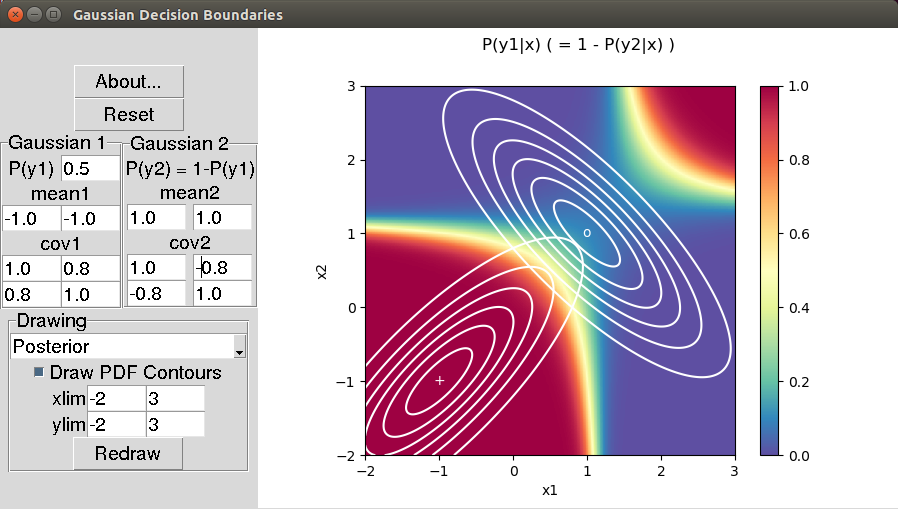

Write Python code to recreate this figure.
#!/usr/bin/env python
# GaussianDecisionBoundaries.py
#
# Draws the decision boundary between two Gaussian distributions according to
# the Maximum a Posteriori criterium. You can change the a priori probabilities,
# the mean vectors and covariance matrices. You can also show the difference
# between the two Probability Densidty Functions (PDFs) and display contours
# of the original PDFs.
#
# Copyright (C) 2017-2018 Giampiero Salvi <giampi@kth.se>
#
#    This program is free software: you can redistribute it and/or modify
#    it under the terms of the GNU General Public License as published by
#    the Free Software Foundation, either version 3 of the License, or
#    (at your option) any later version.
#
#    This program is distributed in the hope that it will be useful,
#    but WITHOUT ANY WARRANTY; without even the implied warranty of
#    MERCHANTABILITY or FITNESS FOR A PARTICULAR PURPOSE.  See the
#    GNU General Public License for more details.
#
#    You should have received a copy of the GNU General Public License
#    along with this program.  If not, see <http://www.gnu.org/licenses/>.
import tkinter as tk
import tkinter.ttk as ttk
from tkinter import font
import numpy as np
import matplotlib.pyplot as plt
from scipy.stats import multivariate_normal
from matplotlib.backends.backend_tkagg import FigureCanvasTkAgg
from matplotlib.colors import LogNorm
from tkinter import messagebox
#import matplotlib.backends.backend_tkagg as tkagg

class GaussianDecisionBoundaries(ttk.Frame):
   def __init__(self, parent):
      ttk.Frame.__init__(self, parent)
      self.parent = parent
      # Gaussian distribution parameters
      self.p1 = tk.StringVar()
      self.mu1x = tk.StringVar()
      self.mu1y = tk.StringVar()
      self.s1x = tk.StringVar()
      self.s1y = tk.StringVar()
      self.s1xy = tk.StringVar()
      self.p2 = tk.StringVar()
      self.mu2x = tk.StringVar()
      self.mu2y = tk.StringVar()
      self.s2x = tk.StringVar()
      self.s2y = tk.StringVar()
      self.s2xy = tk.StringVar()
      # drawing parameters
      self.drawType = tk.StringVar()
      self.drawPDFContour = tk.BooleanVar()
      self.xmin = tk.StringVar()
      self.xmax = tk.StringVar()
      self.ymin = tk.StringVar()
      self.ymax = tk.StringVar()
      # initialize parameters
      self.set_defaults()
      # initialize user interface
      self.initUI()

   # set default values
   def set_defaults(self):
      self.p1.set('0.5')
      self.mu1x.set('-1.0')
      self.mu1y.set('-1.0')
      self.s1x.set('1.0')
      self.s1y.set('1.0')
      self.s1xy.set('0.0')
      self.p2.set('0.5')
      self.mu2x.set('1.0')
      self.mu2y.set('1.0')
      self.s2x.set('1.0')
      self.s2y.set('1.0')
      self.s2xy.set('0.0')
      self.drawType.set('Decision Boundary')
      self.drawPDFContour.set(True)
      self.xmin.set("-1.5")
      self.xmax.set("1.5")
      self.ymin.set("-1.5")
      self.ymax.set("1.5")

   def initUI(self):
      # set default font size
      defaultFont = font.nametofont("TkDefaultFont")
      defaultFont.configure(family="helvetica", size=14)
      # create control widgets
      entryWidth=5
      controlFrame = ttk.Frame(self.parent)
      gaussianParameterFrame = ttk.Frame(controlFrame)
      gaussian1ParameterFrame = ttk.LabelFrame(gaussianParameterFrame, text='Gaussian 1')
      e = dict()
      e['p1W'] = ttk.Entry(gaussian1ParameterFrame, textvariable=self.p1, width=entryWidth, font=defaultFont)
      e['mu1xW'] = ttk.Entry(gaussian1ParameterFrame, textvariable=self.mu1x, width=entryWidth, font=defaultFont)
      e['mu1yW'] = ttk.Entry(gaussian1ParameterFrame, textvariable=self.mu1y, width=entryWidth, font=defaultFont)
      e['s1xW'] = ttk.Entry(gaussian1ParameterFrame, textvariable=self.s1x, width=entryWidth, font=defaultFont)
      e['s1yW'] = ttk.Entry(gaussian1ParameterFrame, textvariable=self.s1y, width=entryWidth, font=defaultFont)
      e['s1xyW'] = ttk.Entry(gaussian1ParameterFrame, textvariable=self.s1xy, width=entryWidth, font=defaultFont)
      e['s1yxW'] = ttk.Entry(gaussian1ParameterFrame, textvariable=self.s1xy, width=entryWidth, font=defaultFont)
      gaussian2ParameterFrame = ttk.LabelFrame(gaussianParameterFrame, text='Gaussian 2')
      e['p2W'] = ttk.Label(gaussian2ParameterFrame, text='1-P(y1)')
      e['mu2xW'] = ttk.Entry(gaussian2ParameterFrame, textvariable=self.mu2x, width=entryWidth, font=defaultFont)
      e['mu2yW'] = ttk.Entry(gaussian2ParameterFrame, textvariable=self.mu2y, width=entryWidth, font=defaultFont)
      e['s2xW'] = ttk.Entry(gaussian2ParameterFrame, textvariable=self.s2x, width=entryWidth, font=defaultFont)
      e['s2yW'] = ttk.Entry(gaussian2ParameterFrame, textvariable=self.s2y, width=entryWidth, font=defaultFont)
      e['s2xyW'] = ttk.Entry(gaussian2ParameterFrame, textvariable=self.s2xy, width=entryWidth, font=defaultFont)
      e['s2yxW'] = ttk.Entry(gaussian2ParameterFrame, textvariable=self.s2xy, width=entryWidth, font=defaultFont)
      drawingControlFrame = ttk.LabelFrame(controlFrame, text='Drawing')
      drawTypeW = ttk.Combobox(drawingControlFrame, textvariable=self.drawType, font=defaultFont, postcommand=self.redraw)
      drawTypeW['values'] = ('Decision Boundary', 'Posterior', 'Scaled Posterior difference', 'Log-likelihood ratio')
      drawPDFContourW = ttk.Checkbutton(drawingControlFrame, text="Draw PDF Contours", variable=self.drawPDFContour, command=self.redraw)
      xlimFrame = ttk.Frame(drawingControlFrame)
      xlimL = ttk.Label(xlimFrame, text='xlim')
      e['xminW'] = ttk.Entry(xlimFrame, textvariable=self.xmin, width=entryWidth, font=defaultFont)
      e['xmaxW'] = ttk.Entry(xlimFrame, textvariable=self.xmax, width=entryWidth, font=defaultFont)
      ylimFrame = ttk.Frame(drawingControlFrame)
      ylimL = ttk.Label(ylimFrame, text='ylim')
      e['yminW'] = ttk.Entry(ylimFrame, textvariable=self.ymin, width=entryWidth, font=defaultFont)
      e['ymaxW'] = ttk.Entry(ylimFrame, textvariable=self.ymax, width=entryWidth, font=defaultFont)
      redrawButton = ttk.Button(drawingControlFrame, text="Redraw", command=self.redraw)
      aboutButton = ttk.Button(controlFrame, text="About...", command=self.about)
      resetButton = ttk.Button(controlFrame, text="Reset", command=self.set_defaults)
      # bindings
      for key in e.keys():
         e[key].bind('<Return>', self.redraw)
      drawTypeW.bind("<<ComboboxSelected>>", self.redraw)
      # place widgets within gaussian1ParameterFrame
      p1L = ttk.Label(gaussian1ParameterFrame, text='P(y1)')
      p1L.grid(row=0, column=0)
      e['p1W'].grid(row=0, column=1)
      mu1L = ttk.Label(gaussian1ParameterFrame, text='mean1')
      mu1L.grid(row=1, column=0, columnspan=2)
      e['mu1xW'].grid(row=2, column=0)
      e['mu1yW'].grid(row=2, column=1)
      s1L = ttk.Label(gaussian1ParameterFrame, text='cov1')
      s1L.grid(row=3, column=0, columnspan=2)
      e['s1xW'].grid(row=4, column=0)
      e['s1xyW'].grid(row=4, column=1)
      e['s1yxW'].grid(row=5, column=0)
      e['s1yW'].grid(row=5, column=1)
      # place widgets within gaussian2ParameterFrame
      p2L = ttk.Label(gaussian2ParameterFrame, text='P(y2) = 1-P(y1)')
      p2L.grid(row=0, column=0, columnspan=2)
      mu2L = ttk.Label(gaussian2ParameterFrame, text='mean2')
      mu2L.grid(row=1, column=0, columnspan=2)
      e['mu2xW'].grid(row=2, column=0)
      e['mu2yW'].grid(row=2, column=1)
      s2L = ttk.Label(gaussian2ParameterFrame, text='cov2')
      s2L.grid(row=3, column=0, columnspan=2)
      e['s2xW'].grid(row=4, column=0)
      e['s2xyW'].grid(row=4, column=1)
      e['s2yxW'].grid(row=5, column=0)
      e['s2yW'].grid(row=5, column=1)
      # place widgets within drawing frame
      drawTypeW.pack(side="top")
      drawPDFContourW.pack(side="top")
      xlimL.pack(side="left")
      e['xminW'].pack(side="left")
      e['xmaxW'].pack(side="left")
      xlimFrame.pack(side="top")
      ylimL.pack(side="left")
      e['yminW'].pack(side="left")
      e['ymaxW'].pack(side="left")
      ylimFrame.pack(side="top")
      redrawButton.pack(side="top")
      # place Gaussian frames within gaussianParameterFrame
      gaussian1ParameterFrame.pack(side="left")
      gaussian2ParameterFrame.pack(side="left")
      # place gfame and drawing frame within controlFrame
      aboutButton.pack(side="top")
      resetButton.pack(side="top")
      gaussianParameterFrame.pack(side="top")
      drawingControlFrame.pack(side="top")
      controlFrame.pack(side="left")
      # define drawing frame
      drawingFrame = tk.Frame(self.parent)
      self.fig = plt.Figure()
      self.canvas = FigureCanvasTkAgg(self.fig, master=self.parent)
      #tkagg.NavigationToolbar2TkAgg(canvas, root)
      self.canvas.draw()
      self.canvas.get_tk_widget().pack(side='top', fill='both', expand=1)
      drawingFrame.pack()
      self.redraw()
      
   def about(self):
      aboutText = "GaussianDecisionBoundaries.py\n\n(C) 2017-2018 Giampiero Salvi\n\nDraws the decision boundary between two Gaussian distributions according to the Maximum a Posteriori criterion. You can change the a priori probabilities, the mean vectors and covariance matrices. You can also show the difference between the two Probability Densidty Functions (PDFs) and display contours of the original PDFs.\n\nSource code at: https://github.com/giampierosalvi/GaussianDecisionBoundaries"
      messagebox.showinfo("About", aboutText)
      
   def redraw(self, event=None):
      # acquie Gaussian parameters
      p = np.array([float(self.p1.get()), 1.0-float(self.p1.get())])
      mu1 = np.array([float(self.mu1x.get()), float(self.mu1y.get())])
      mu2 = np.array([float(self.mu2x.get()), float(self.mu2y.get())])
      s1 = np.array([[float(self.s1x.get()), float(self.s1xy.get())],
                     [float(self.s1xy.get()), float(self.s1y.get())]])
      s2 = np.array([[float(self.s2x.get()), float(self.s2xy.get())],
                     [float(self.s2xy.get()), float(self.s2y.get())]])
      # greate Multivariate Gaussian objects
      try:
         rv1 = multivariate_normal(mu1, s1)
      except (ValueError, np.linalg.LinAlgError) as e:
         messagebox.showerror("Error!", "Covariance matrix must be positive definite (Gaussian 1)")
         return
      try:
         rv2 = multivariate_normal(mu2, s2)
      except (ValueError, np.linalg.LinAlgError) as e:
         messagebox.showerror("Error!", "Covariance matrix must be positive definite (Gaussian 2)")
         return
      # Compute PDF for a certain range of x and y
      xlim = [float(self.xmin.get()), float(self.xmax.get())]
      ylim = [float(self.ymin.get()), float(self.ymax.get())]
      x, y = np.mgrid[xlim[0]:xlim[1]:(xlim[1]-xlim[0])/500.0, ylim[0]:ylim[1]:(ylim[1]-ylim[0])/500.0]
      pos = np.dstack((x, y))
      rv1g = p[0]*rv1.pdf(pos)
      rv2g = p[1]*rv2.pdf(pos)
      sum12 = rv1g+rv2g
      post1 = np.divide(rv1g, sum12)
      post2 = np.divide(rv2g, sum12)
      self.fig.clf()
      #plt.set_cmap('seismic')
      ax = self.fig.add_subplot(111)
      # plot Decision Boundary or Difference of PDFs
      plotType = self.drawType.get()
      if plotType == 'Decision Boundary':
         ax.imshow((post1>post2).T, origin='lower', extent=[xlim[0], xlim[1], ylim[0], ylim[1]], cmap='bwr')
         self.fig.suptitle(plotType)
      elif plotType == 'Log-likelihood ratio':
         maxdata = np.max(np.abs(np.log(rv1.pdf(pos))-np.log(rv2.pdf(pos))))
         cax = ax.imshow((np.log(rv1.pdf(pos)) - np.log(rv2.pdf(pos))).T, origin='lower', extent=[xlim[0], xlim[1], ylim[0], ylim[1]], cmap='Spectral_r', vmin=-maxdata, vmax=maxdata)
         self.fig.colorbar(cax)
         self.fig.suptitle('log[p(x|y1)/p(x|y2)]')
      elif plotType == 'Scaled Posterior difference':
         maxdata = np.max(np.abs(rv1g-rv2g))
         cax = ax.imshow((rv1g - rv2g).T, origin='lower', extent=[xlim[0], xlim[1], ylim[0], ylim[1]], cmap='Spectral_r', vmin=-maxdata, vmax=maxdata)
         self.fig.colorbar(cax)
         self.fig.suptitle('P(y1)p(x|y1) - P(y2)p(x|y2)')
      elif plotType == 'Posterior':
         maxdata = np.max(np.abs(post1))
         cax = ax.imshow((post1).T, origin='lower', extent=[xlim[0], xlim[1], ylim[0], ylim[1]], cmap='Spectral_r', vmin=0, vmax=1)
         self.fig.colorbar(cax)
         self.fig.suptitle('P(y1|x) ( = 1 - P(y2|x) )')
      else:
         messagebox.showerror("Error!", "Plot type not supported")
      ax.text(mu1[0], mu1[1], '+', color='white', horizontalalignment='center', verticalalignment='center')
      ax.text(mu2[0], mu2[1], 'o', color='white', horizontalalignment='center', verticalalignment='center')
      ax.set_xlabel('x1')
      ax.set_ylabel('x2')
      # plot contours for each PDF
      if self.drawPDFContour.get():
         ax.contour(x, y, rv1g, colors='w')
         ax.contour(x, y, rv2g, colors='w')
         #plt.contour(x, y, rv1g.reshape(x.shape), norm=LogNorm(vmin=1.0, vmax=40.0),levels=np.logspace(0, 3, 10))
         #plt.contour(x, y, rv2g.reshape(x.shape), norm=LogNorm(vmin=1.0, vmax=40.0),levels=np.logspace(0, 3, 10))
      self.canvas.draw()

def main():
   root = tk.Tk()
   root.title("Gaussian Decision Boundaries")
   gdbs = GaussianDecisionBoundaries(root)
   root.mainloop()

if __name__ == '__main__':
   main()
